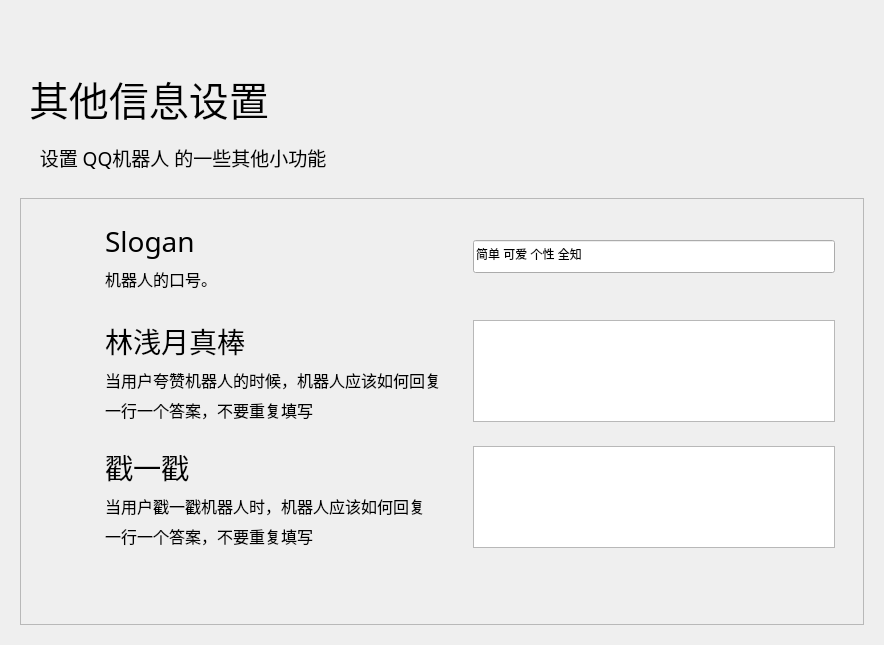
<?xml version="1.0" encoding="UTF-8"?>
<ui version="4.0">
 <class>Form</class>
 <widget class="QWidget" name="Form">
  <property name="geometry">
   <rect>
    <x>0</x>
    <y>0</y>
    <width>884</width>
    <height>645</height>
   </rect>
  </property>
  <property name="minimumSize">
   <size>
    <width>650</width>
    <height>465</height>
   </size>
  </property>
  <property name="windowTitle">
   <string>林浅月 - 设置基本信息</string>
  </property>
  <layout class="QHBoxLayout" name="horizontalLayout">
   <item>
    <widget class="PopUpAniStackedWidget" name="PopUpAniStackedWidget">
     <property name="minimumSize">
      <size>
       <width>0</width>
       <height>0</height>
      </size>
     </property>
     <widget class="QWidget" name="page">
      <layout class="QVBoxLayout" name="verticalLayout">
       <item>
        <spacer name="spacer">
         <property name="orientation">
          <enum>Qt::Vertical</enum>
         </property>
         <property name="sizeType">
          <enum>QSizePolicy::Fixed</enum>
         </property>
         <property name="sizeHint" stdset="0">
          <size>
           <width>20</width>
           <height>40</height>
          </size>
         </property>
        </spacer>
       </item>
       <item>
        <widget class="QWidget" name="widget" native="true">
         <property name="maximumSize">
          <size>
           <width>16777215</width>
           <height>88</height>
          </size>
         </property>
         <layout class="QHBoxLayout" name="horizontalLayout_2">
          <item>
           <widget class="LargeTitleLabel" name="LargeTitleLabel">
            <property name="font">
             <font>
              <family>HarmonyOS Sans SC Medium</family>
              <pointsize>30</pointsize>
              <bold>false</bold>
             </font>
            </property>
            <property name="text">
             <string>其他信息设置</string>
            </property>
           </widget>
          </item>
         </layout>
        </widget>
       </item>
       <item>
        <widget class="SubtitleLabel" name="SubtitleLabel_5">
         <property name="font">
          <font>
           <family>HarmonyOS Sans SC Medium</family>
           <pointsize>14</pointsize>
           <bold>false</bold>
          </font>
         </property>
         <property name="text">
          <string>    设置 QQ机器人 的一些其他小功能</string>
         </property>
         <property name="wordWrap">
          <bool>true</bool>
         </property>
        </widget>
       </item>
       <item>
        <spacer name="verticalSpacer_32">
         <property name="orientation">
          <enum>Qt::Vertical</enum>
         </property>
         <property name="sizeType">
          <enum>QSizePolicy::Fixed</enum>
         </property>
         <property name="sizeHint" stdset="0">
          <size>
           <width>20</width>
           <height>20</height>
          </size>
         </property>
        </spacer>
       </item>
       <item>
        <widget class="SmoothScrollArea" name="SmoothScrollArea">
         <property name="frameShadow">
          <enum>QFrame::Raised</enum>
         </property>
         <property name="widgetResizable">
          <bool>true</bool>
         </property>
         <widget class="QWidget" name="scrollAreaWidgetContents">
          <property name="geometry">
           <rect>
            <x>0</x>
            <y>0</y>
            <width>846</width>
            <height>427</height>
           </rect>
          </property>
          <layout class="QVBoxLayout" name="verticalLayout_2">
           <item>
            <layout class="QGridLayout" name="gridLayout">
             <item row="1" column="0">
              <widget class="CardWidget" name="Edit_Icon_Settings_5">
               <property name="maximumSize">
                <size>
                 <width>16777215</width>
                 <height>120</height>
                </size>
               </property>
               <layout class="QHBoxLayout" name="horizontalLayout_9">
                <item>
                 <spacer name="horizontalSpacer_23">
                  <property name="orientation">
                   <enum>Qt::Horizontal</enum>
                  </property>
                  <property name="sizeType">
                   <enum>QSizePolicy::Fixed</enum>
                  </property>
                  <property name="sizeHint" stdset="0">
                   <size>
                    <width>10</width>
                    <height>20</height>
                   </size>
                  </property>
                 </spacer>
                </item>
                <item>
                 <widget class="IconWidget" name="IconWidget_8">
                  <property name="enabled">
                   <bool>true</bool>
                  </property>
                  <property name="minimumSize">
                   <size>
                    <width>40</width>
                    <height>40</height>
                   </size>
                  </property>
                  <property name="maximumSize">
                   <size>
                    <width>40</width>
                    <height>40</height>
                   </size>
                  </property>
                 </widget>
                </item>
                <item>
                 <spacer name="horizontalSpacer_24">
                  <property name="orientation">
                   <enum>Qt::Horizontal</enum>
                  </property>
                  <property name="sizeType">
                   <enum>QSizePolicy::Fixed</enum>
                  </property>
                  <property name="sizeHint" stdset="0">
                   <size>
                    <width>10</width>
                    <height>20</height>
                   </size>
                  </property>
                 </spacer>
                </item>
                <item>
                 <layout class="QVBoxLayout" name="verticalLayout_9">
                  <item>
                   <spacer name="verticalSpacer_39">
                    <property name="orientation">
                     <enum>Qt::Vertical</enum>
                    </property>
                    <property name="sizeType">
                     <enum>QSizePolicy::Expanding</enum>
                    </property>
                    <property name="sizeHint" stdset="0">
                     <size>
                      <width>20</width>
                      <height>5</height>
                     </size>
                    </property>
                   </spacer>
                  </item>
                  <item>
                   <widget class="TitleLabel" name="TitleLabel_8">
                    <property name="maximumSize">
                     <size>
                      <width>16777215</width>
                      <height>50</height>
                     </size>
                    </property>
                    <property name="font">
                     <font>
                      <family>HarmonyOS Sans SC</family>
                      <pointsize>21</pointsize>
                      <bold>false</bold>
                     </font>
                    </property>
                    <property name="text">
                     <string>林浅月真棒</string>
                    </property>
                   </widget>
                  </item>
                  <item>
                   <widget class="SubtitleLabel" name="SubtitleLabel_9">
                    <property name="font">
                     <font>
                      <family>HarmonyOS Sans SC</family>
                      <pointsize>12</pointsize>
                      <bold>false</bold>
                     </font>
                    </property>
                    <property name="text">
                     <string>当用户夸赞机器人的时候，机器人应该如何回复</string>
                    </property>
                    <property name="textFormat">
                     <enum>Qt::AutoText</enum>
                    </property>
                    <property name="scaledContents">
                     <bool>false</bool>
                    </property>
                    <property name="wordWrap">
                     <bool>true</bool>
                    </property>
                   </widget>
                  </item>
                  <item>
                   <widget class="SubtitleLabel" name="SubtitleLabel_11">
                    <property name="font">
                     <font>
                      <family>HarmonyOS Sans SC</family>
                      <pointsize>12</pointsize>
                      <bold>false</bold>
                     </font>
                    </property>
                    <property name="text">
                     <string>一行一个答案，不要重复填写</string>
                    </property>
                    <property name="textFormat">
                     <enum>Qt::AutoText</enum>
                    </property>
                    <property name="scaledContents">
                     <bool>false</bool>
                    </property>
                    <property name="wordWrap">
                     <bool>true</bool>
                    </property>
                   </widget>
                  </item>
                  <item>
                   <spacer name="verticalSpacer_40">
                    <property name="orientation">
                     <enum>Qt::Vertical</enum>
                    </property>
                    <property name="sizeType">
                     <enum>QSizePolicy::Expanding</enum>
                    </property>
                    <property name="sizeHint" stdset="0">
                     <size>
                      <width>20</width>
                      <height>5</height>
                     </size>
                    </property>
                   </spacer>
                  </item>
                 </layout>
                </item>
                <item>
                 <widget class="PlainTextEdit" name="NiceWords">
                  <property name="sizePolicy">
                   <sizepolicy hsizetype="Minimum" vsizetype="Expanding">
                    <horstretch>0</horstretch>
                    <verstretch>0</verstretch>
                   </sizepolicy>
                  </property>
                  <property name="maximumSize">
                   <size>
                    <width>16777215</width>
                    <height>16777215</height>
                   </size>
                  </property>
                 </widget>
                </item>
                <item>
                 <spacer name="horizontalSpacer_25">
                  <property name="orientation">
                   <enum>Qt::Horizontal</enum>
                  </property>
                  <property name="sizeType">
                   <enum>QSizePolicy::Fixed</enum>
                  </property>
                  <property name="sizeHint" stdset="0">
                   <size>
                    <width>10</width>
                    <height>20</height>
                   </size>
                  </property>
                 </spacer>
                </item>
               </layout>
              </widget>
             </item>
             <item row="0" column="0">
              <widget class="CardWidget" name="Edit_Icon_Settings">
               <property name="maximumSize">
                <size>
                 <width>16777215</width>
                 <height>100</height>
                </size>
               </property>
               <layout class="QHBoxLayout" name="horizontalLayout_3">
                <item>
                 <spacer name="horizontalSpacer_5">
                  <property name="orientation">
                   <enum>Qt::Horizontal</enum>
                  </property>
                  <property name="sizeType">
                   <enum>QSizePolicy::Fixed</enum>
                  </property>
                  <property name="sizeHint" stdset="0">
                   <size>
                    <width>10</width>
                    <height>20</height>
                   </size>
                  </property>
                 </spacer>
                </item>
                <item>
                 <widget class="IconWidget" name="IconWidget_2">
                  <property name="enabled">
                   <bool>true</bool>
                  </property>
                  <property name="minimumSize">
                   <size>
                    <width>40</width>
                    <height>40</height>
                   </size>
                  </property>
                  <property name="maximumSize">
                   <size>
                    <width>40</width>
                    <height>40</height>
                   </size>
                  </property>
                 </widget>
                </item>
                <item>
                 <spacer name="horizontalSpacer_6">
                  <property name="orientation">
                   <enum>Qt::Horizontal</enum>
                  </property>
                  <property name="sizeType">
                   <enum>QSizePolicy::Fixed</enum>
                  </property>
                  <property name="sizeHint" stdset="0">
                   <size>
                    <width>10</width>
                    <height>20</height>
                   </size>
                  </property>
                 </spacer>
                </item>
                <item>
                 <layout class="QVBoxLayout" name="verticalLayout_3">
                  <item>
                   <spacer name="verticalSpacer_26">
                    <property name="orientation">
                     <enum>Qt::Vertical</enum>
                    </property>
                    <property name="sizeType">
                     <enum>QSizePolicy::Expanding</enum>
                    </property>
                    <property name="sizeHint" stdset="0">
                     <size>
                      <width>20</width>
                      <height>5</height>
                     </size>
                    </property>
                   </spacer>
                  </item>
                  <item>
                   <widget class="TitleLabel" name="TitleLabel_2">
                    <property name="maximumSize">
                     <size>
                      <width>16777215</width>
                      <height>50</height>
                     </size>
                    </property>
                    <property name="font">
                     <font>
                      <family>HarmonyOS Sans SC</family>
                      <pointsize>21</pointsize>
                      <bold>false</bold>
                     </font>
                    </property>
                    <property name="text">
                     <string>Slogan</string>
                    </property>
                   </widget>
                  </item>
                  <item>
                   <widget class="SubtitleLabel" name="SubtitleLabel_2">
                    <property name="font">
                     <font>
                      <family>HarmonyOS Sans SC</family>
                      <pointsize>12</pointsize>
                      <bold>false</bold>
                     </font>
                    </property>
                    <property name="text">
                     <string>机器人的口号。</string>
                    </property>
                    <property name="textFormat">
                     <enum>Qt::AutoText</enum>
                    </property>
                    <property name="scaledContents">
                     <bool>false</bool>
                    </property>
                    <property name="wordWrap">
                     <bool>true</bool>
                    </property>
                   </widget>
                  </item>
                  <item>
                   <spacer name="verticalSpacer_27">
                    <property name="orientation">
                     <enum>Qt::Vertical</enum>
                    </property>
                    <property name="sizeType">
                     <enum>QSizePolicy::Expanding</enum>
                    </property>
                    <property name="sizeHint" stdset="0">
                     <size>
                      <width>20</width>
                      <height>5</height>
                     </size>
                    </property>
                   </spacer>
                  </item>
                 </layout>
                </item>
                <item>
                 <widget class="LineEdit" name="SloganText">
                  <property name="sizePolicy">
                   <sizepolicy hsizetype="Preferred" vsizetype="Fixed">
                    <horstretch>0</horstretch>
                    <verstretch>0</verstretch>
                   </sizepolicy>
                  </property>
                  <property name="maximumSize">
                   <size>
                    <width>16777215</width>
                    <height>33</height>
                   </size>
                  </property>
                  <property name="text">
                   <string>简单 可爱 个性 全知</string>
                  </property>
                 </widget>
                </item>
                <item>
                 <spacer name="horizontalSpacer_11">
                  <property name="orientation">
                   <enum>Qt::Horizontal</enum>
                  </property>
                  <property name="sizeType">
                   <enum>QSizePolicy::Fixed</enum>
                  </property>
                  <property name="sizeHint" stdset="0">
                   <size>
                    <width>10</width>
                    <height>20</height>
                   </size>
                  </property>
                 </spacer>
                </item>
               </layout>
              </widget>
             </item>
             <item row="3" column="0">
              <spacer name="verticalSpacer">
               <property name="orientation">
                <enum>Qt::Vertical</enum>
               </property>
               <property name="sizeHint" stdset="0">
                <size>
                 <width>20</width>
                 <height>40</height>
                </size>
               </property>
              </spacer>
             </item>
             <item row="2" column="0">
              <widget class="CardWidget" name="Edit_Icon_Settings_6">
               <property name="maximumSize">
                <size>
                 <width>16777215</width>
                 <height>120</height>
                </size>
               </property>
               <layout class="QHBoxLayout" name="horizontalLayout_10">
                <item>
                 <spacer name="horizontalSpacer_26">
                  <property name="orientation">
                   <enum>Qt::Horizontal</enum>
                  </property>
                  <property name="sizeType">
                   <enum>QSizePolicy::Fixed</enum>
                  </property>
                  <property name="sizeHint" stdset="0">
                   <size>
                    <width>10</width>
                    <height>20</height>
                   </size>
                  </property>
                 </spacer>
                </item>
                <item>
                 <widget class="IconWidget" name="IconWidget_9">
                  <property name="enabled">
                   <bool>true</bool>
                  </property>
                  <property name="minimumSize">
                   <size>
                    <width>40</width>
                    <height>40</height>
                   </size>
                  </property>
                  <property name="maximumSize">
                   <size>
                    <width>40</width>
                    <height>40</height>
                   </size>
                  </property>
                 </widget>
                </item>
                <item>
                 <spacer name="horizontalSpacer_27">
                  <property name="orientation">
                   <enum>Qt::Horizontal</enum>
                  </property>
                  <property name="sizeType">
                   <enum>QSizePolicy::Fixed</enum>
                  </property>
                  <property name="sizeHint" stdset="0">
                   <size>
                    <width>10</width>
                    <height>20</height>
                   </size>
                  </property>
                 </spacer>
                </item>
                <item>
                 <layout class="QVBoxLayout" name="verticalLayout_10">
                  <item>
                   <spacer name="verticalSpacer_41">
                    <property name="orientation">
                     <enum>Qt::Vertical</enum>
                    </property>
                    <property name="sizeType">
                     <enum>QSizePolicy::Expanding</enum>
                    </property>
                    <property name="sizeHint" stdset="0">
                     <size>
                      <width>20</width>
                      <height>5</height>
                     </size>
                    </property>
                   </spacer>
                  </item>
                  <item>
                   <widget class="TitleLabel" name="TitleLabel_9">
                    <property name="maximumSize">
                     <size>
                      <width>16777215</width>
                      <height>50</height>
                     </size>
                    </property>
                    <property name="font">
                     <font>
                      <family>HarmonyOS Sans SC</family>
                      <pointsize>21</pointsize>
                      <bold>false</bold>
                     </font>
                    </property>
                    <property name="text">
                     <string>戳一戳</string>
                    </property>
                   </widget>
                  </item>
                  <item>
                   <widget class="SubtitleLabel" name="SubtitleLabel_10">
                    <property name="font">
                     <font>
                      <family>HarmonyOS Sans SC</family>
                      <pointsize>12</pointsize>
                      <bold>false</bold>
                     </font>
                    </property>
                    <property name="text">
                     <string>当用户戳一戳机器人时，机器人应该如何回复</string>
                    </property>
                    <property name="textFormat">
                     <enum>Qt::AutoText</enum>
                    </property>
                    <property name="scaledContents">
                     <bool>false</bool>
                    </property>
                    <property name="wordWrap">
                     <bool>true</bool>
                    </property>
                   </widget>
                  </item>
                  <item>
                   <widget class="SubtitleLabel" name="SubtitleLabel_12">
                    <property name="font">
                     <font>
                      <family>HarmonyOS Sans SC</family>
                      <pointsize>12</pointsize>
                      <bold>false</bold>
                     </font>
                    </property>
                    <property name="text">
                     <string>一行一个答案，不要重复填写</string>
                    </property>
                    <property name="textFormat">
                     <enum>Qt::AutoText</enum>
                    </property>
                    <property name="scaledContents">
                     <bool>false</bool>
                    </property>
                    <property name="wordWrap">
                     <bool>true</bool>
                    </property>
                   </widget>
                  </item>
                  <item>
                   <spacer name="verticalSpacer_42">
                    <property name="orientation">
                     <enum>Qt::Vertical</enum>
                    </property>
                    <property name="sizeType">
                     <enum>QSizePolicy::Expanding</enum>
                    </property>
                    <property name="sizeHint" stdset="0">
                     <size>
                      <width>20</width>
                      <height>5</height>
                     </size>
                    </property>
                   </spacer>
                  </item>
                 </layout>
                </item>
                <item>
                 <widget class="PlainTextEdit" name="PokeWords">
                  <property name="sizePolicy">
                   <sizepolicy hsizetype="Minimum" vsizetype="Expanding">
                    <horstretch>0</horstretch>
                    <verstretch>0</verstretch>
                   </sizepolicy>
                  </property>
                  <property name="maximumSize">
                   <size>
                    <width>16777215</width>
                    <height>16777215</height>
                   </size>
                  </property>
                 </widget>
                </item>
                <item>
                 <spacer name="horizontalSpacer_28">
                  <property name="orientation">
                   <enum>Qt::Horizontal</enum>
                  </property>
                  <property name="sizeType">
                   <enum>QSizePolicy::Fixed</enum>
                  </property>
                  <property name="sizeHint" stdset="0">
                   <size>
                    <width>10</width>
                    <height>20</height>
                   </size>
                  </property>
                 </spacer>
                </item>
               </layout>
              </widget>
             </item>
            </layout>
           </item>
          </layout>
         </widget>
        </widget>
       </item>
      </layout>
     </widget>
    </widget>
   </item>
  </layout>
 </widget>
 <customwidgets>
  <customwidget>
   <class>IconWidget</class>
   <extends>QWidget</extends>
   <header>qfluentwidgets</header>
  </customwidget>
  <customwidget>
   <class>CardWidget</class>
   <extends>QFrame</extends>
   <header>qfluentwidgets</header>
   <container>1</container>
  </customwidget>
  <customwidget>
   <class>SmoothScrollArea</class>
   <extends>QScrollArea</extends>
   <header>qfluentwidgets</header>
   <container>1</container>
  </customwidget>
  <customwidget>
   <class>PopUpAniStackedWidget</class>
   <extends>QStackedWidget</extends>
   <header>qfluentwidgets</header>
   <container>1</container>
  </customwidget>
  <customwidget>
   <class>SubtitleLabel</class>
   <extends>QLabel</extends>
   <header>qfluentwidgets</header>
  </customwidget>
  <customwidget>
   <class>TitleLabel</class>
   <extends>QLabel</extends>
   <header>qfluentwidgets</header>
  </customwidget>
  <customwidget>
   <class>LargeTitleLabel</class>
   <extends>QLabel</extends>
   <header>qfluentwidgets</header>
  </customwidget>
  <customwidget>
   <class>LineEdit</class>
   <extends>QLineEdit</extends>
   <header>qfluentwidgets</header>
  </customwidget>
  <customwidget>
   <class>PlainTextEdit</class>
   <extends>QPlainTextEdit</extends>
   <header>qfluentwidgets</header>
  </customwidget>
 </customwidgets>
 <resources>
  <include location="JianerSetupWizard.qrc"/>
 </resources>
 <connections/>
</ui>
<!-- This file is part of the Lunar Bot project. -->
